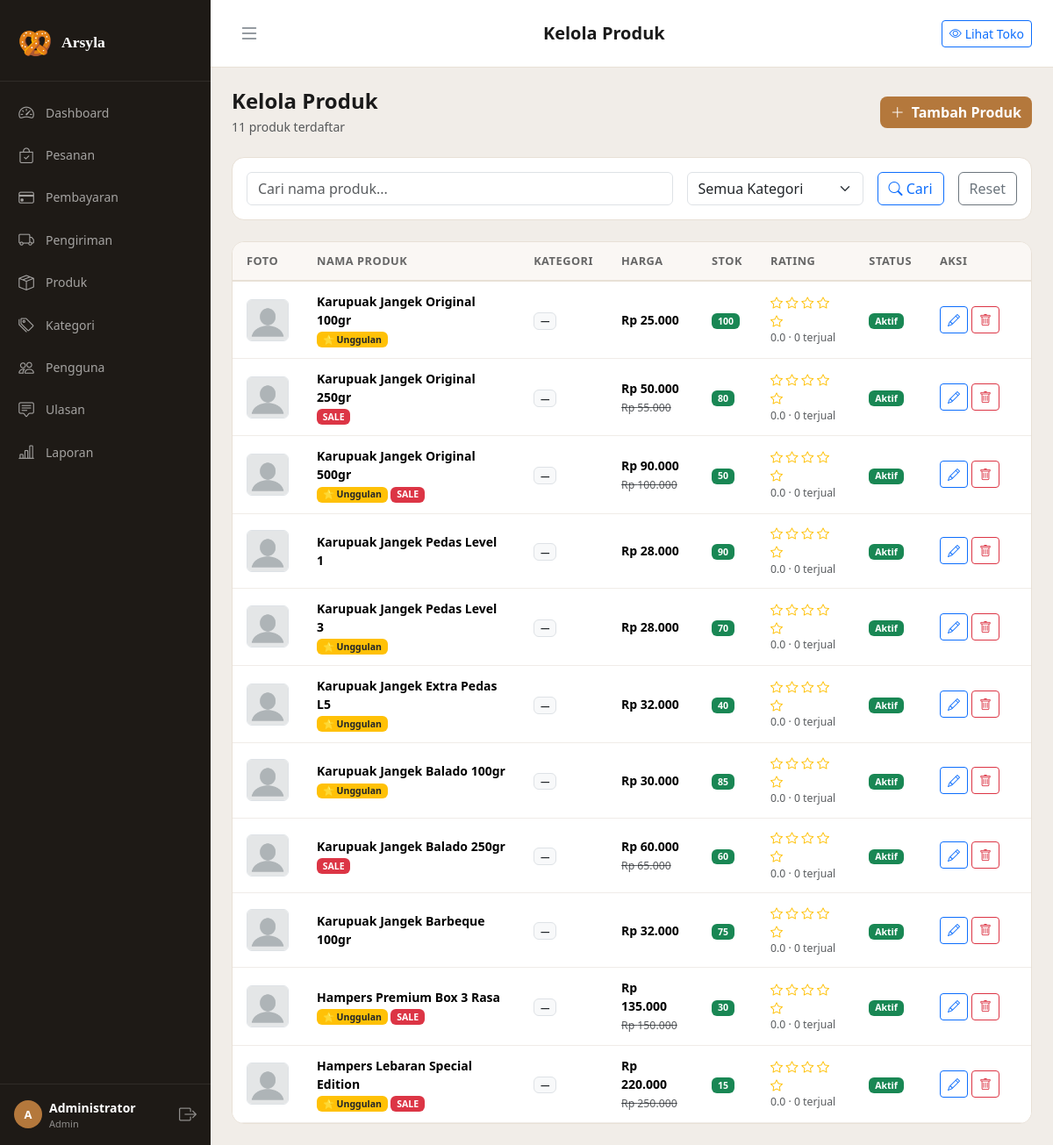
/admin/products (signed in), run on an earlier commit of the app's database.
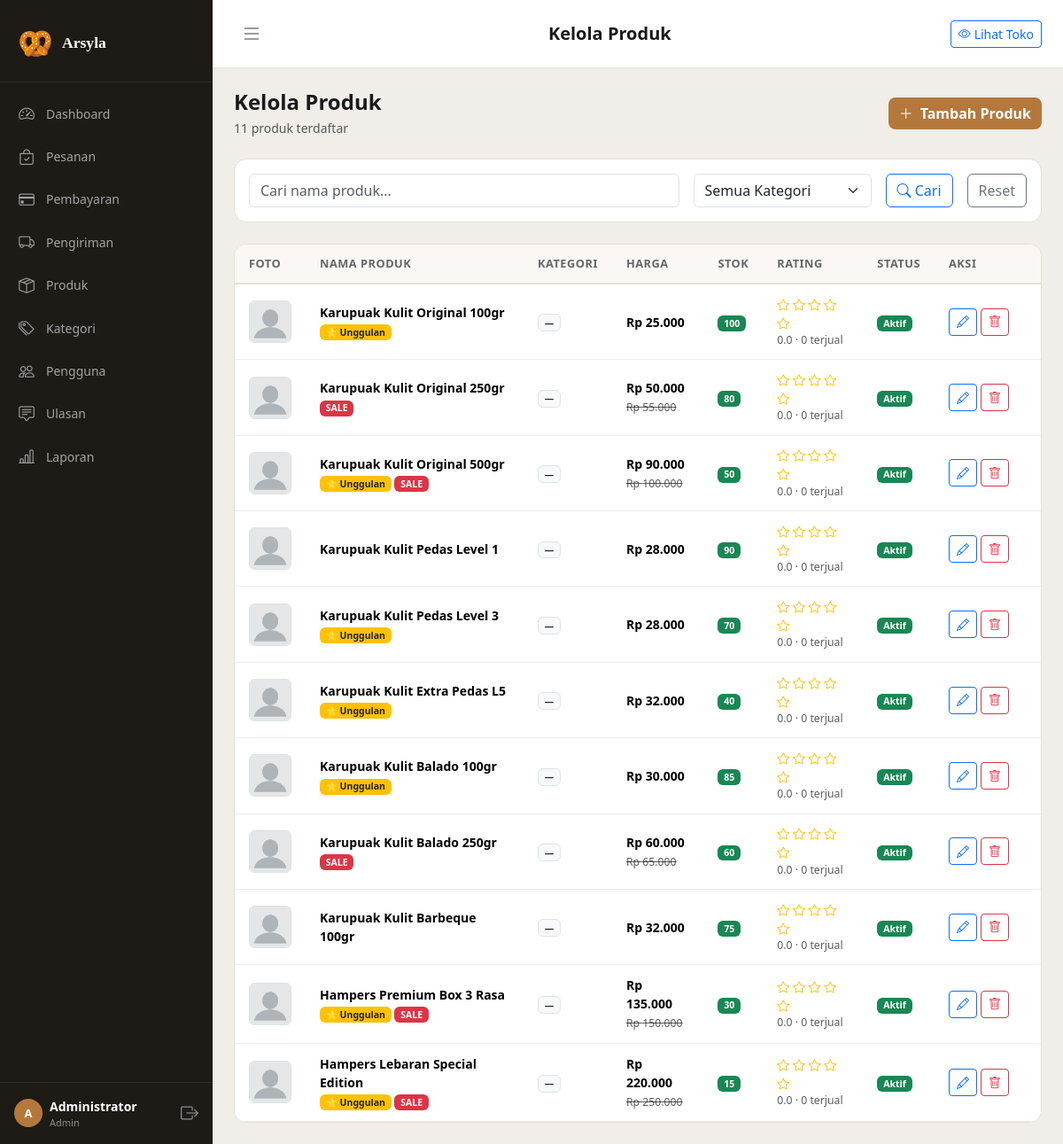
And on a later commit of the database.
### tables this page shows
CREATE TABLE IF NOT EXISTS `products` (
    `id`           INT UNSIGNED AUTO_INCREMENT PRIMARY KEY,
    `category_id`  INT UNSIGNED NOT NULL,
    `name`         VARCHAR(200) NOT NULL,
    `slug`         VARCHAR(220) NOT NULL UNIQUE,
    `description`  TEXT DEFAULT NULL,
    `price`        DECIMAL(12,2) NOT NULL DEFAULT 0,
    `price_sale`   DECIMAL(12,2) DEFAULT NULL,
    `stock`        INT NOT NULL DEFAULT 0,
    `weight`       INT NOT NULL DEFAULT 100 COMMENT 'gram, untuk hitung ongkir',
    `image`        VARCHAR(255) DEFAULT NULL,
    `is_active`    TINYINT(1) NOT NULL DEFAULT 1,
    `is_featured`  TINYINT(1) NOT NULL DEFAULT 0,
    `sold_count`   INT NOT NULL DEFAULT 0,
    `rating_avg`   DECIMAL(3,2) NOT NULL DEFAULT 0,
    `rating_count` INT NOT NULL DEFAULT 0,
    `created_at`   TIMESTAMP NOT NULL DEFAULT CURRENT_TIMESTAMP,
    `updated_at`   TIMESTAMP NOT NULL DEFAULT CURRENT_TIMESTAMP ON UPDATE CURRENT_TIMESTAMP,
    FOREIGN KEY (`category_id`) REFERENCES `categories`(`id`) ON DELETE RESTRICT
);

### app/Controllers/Admin/AdminProductController.php (called while the page is built, shortened)
<?php
class AdminProductController
{
    private Request  $req;
    private Response $res;
    public function __construct()
    {
        $this->req = new Request();
        $this->res = new Response();
    }
    public function index(): void
    {
        $result = (new GetProductListHandler())->handle(new GetProductListQuery(
            page: (int)$this->req->get('page', 1),
            perPage: 15,
            search: $this->req->get('q'),
            categoryId: $this->req->get('cat') ? (int)$this->req->get('cat') : null,
        ));
        $categories = (new MySQLCategoryRepository())->findAll(false);
        $this->res->render('admin.products.index', [
            'title'      => 'Kelola Produk',
            'products'   => $result['data'],
            'pagination' => $result,
            'categories' => $categories,
        ], 'admin');
    }
}

### core/Application.php (called while the page is built, shortened)
<?php
class Application
{
    private Router $router;
    public function __construct()
    {
        $this->router = new Router();
    }
    private function registerRoutes(): void
    {
        $r = $this->router;
    }
    public function run(): void
    {
        $request  = new Request();
        $response = new Response();
        $this->router->dispatch($request, $response);
    }
}

### index.php (called while the page is built, shortened)
<?php
spl_autoload_register(function (string $class): void {
    $map = [
        'Core\\'           => CORE_PATH . '/',
        'App\\'            => APP_PATH . '/',
        'Domain\\'         => SRC_PATH . '/Domain/',
        'Application\\'    => SRC_PATH . '/Application/',
        'Infrastructure\\' => SRC_PATH . '/Infrastructure/',
    ];
    foreach ($map as $prefix => $base) {
        if (str_starts_with($class, $prefix)) {
            $relative = substr($class, strlen($prefix));
            $file = $base . str_replace('\\', '/', $relative) . '.php';
            if (file_exists($file)) {
                return;
            }
        }
    }
});
require_once ROOT_PATH . '/config/database.php';
$app = new Application();
$app->run();

### src/Infrastructure/Persistence/MySQLProductRepository.php (called while the page is built, shortened)
<?php
class MySQLProductRepository implements ProductRepositoryInterface
{
    private \PDO $pdo;
    public function __construct()
    {
        $this->pdo = getDB();
    }
    public function findAll(array $filters = [], int $page = 1, int $perPage = 12): array
    {
        [$where, $params] = $this->buildWhere($filters);
        $sortBy  = in_array($filters['sort_by']  ?? '', ['price', 'name', 'rating_avg', 'sold_count', 'created_at'])
            ? $filters['sort_by'] : 'created_at';
        $sortDir = strtoupper($filters['sort_dir'] ?? 'DESC') === 'ASC' ? 'ASC' : 'DESC';
        $offset  = ($page - 1) * $perPage;
        $orderBy = $sortBy === 'rating_avg'
            ? 'CASE WHEN p.sold_count >= 500 THEN 5 WHEN p.sold_count >= 100 THEN 4 '
                . 'WHEN p.sold_count >= 50 THEN 3 WHEN p.sold_count >= 10 THEN 2 '
                . 'WHEN p.sold_count > 0 THEN 1 ELSE 0 END'
            : 'p.' . $sortBy;
        $sql = "
            SELECT p.*, c.name AS category_name
            FROM products p
            LEFT JOIN categories c ON c.id = p.category_id
            $where
            ORDER BY $orderBy $sortDir
            LIMIT :limit OFFSET :offset
        ";
        $stmt = $this->pdo->prepare($sql);
        foreach ($params as $k => $v) $stmt->bindValue($k, $v);
        $stmt->bindValue(':limit',  $perPage, \PDO::PARAM_INT);
        $stmt->bindValue(':offset', $offset,  \PDO::PARAM_INT);
        $stmt->execute();
        return array_map(fn($r) => Product::fromArray($r), $stmt->fetchAll());
    }
    private function buildWhere(array $filters): array
    {
        $conditions = [];
        $params     = [];
        if (isset($filters['is_active'])) {
            $conditions[] = 'p.is_active = :is_active';
            $params[':is_active'] = $filters['is_active'];
        }
        $where = $conditions ? 'WHERE ' . implode(' AND ', $conditions) : '';
        return [$where, $params];
    }
}

### config/database.php (called while the page is built, shortened)
<?php
function getDB(): PDO
{
    static $pdo = null;
    if ($pdo === null) {
        $dsn = sprintf(
            'mysql:host=%s;port=%s;dbname=%s;charset=%s',
            DB_HOST,
            DB_PORT,
            DB_NAME,
            DB_CHARSET
        );
        try {
            $pdo = new PDO($dsn, DB_USER, DB_PASS, [
                PDO::ATTR_ERRMODE            => PDO::ERRMODE_EXCEPTION,
                PDO::ATTR_DEFAULT_FETCH_MODE => PDO::FETCH_ASSOC,
                PDO::ATTR_EMULATE_PREPARES   => false,
            ]);
        } catch (PDOException $e) {
            if (APP_DEBUG) {
                die('<h2>Database Error: ' . $e->getMessage() . '</h2>');
            }
            die('<h2>Koneksi database gagal. Pastikan XAMPP MySQL berjalan.</h2>');
        }
    }
    return $pdo;
}

### src/Application/Queries/Product/GetProductListHandler.php (called while the page is built, shortened)
<?php
class GetProductListHandler implements QueryHandlerInterface
{
    private MySQLProductRepository $repo;
    public function __construct()
    {
        $this->repo = new MySQLProductRepository();
    }
    public function handle(object $query): array
    {
        $filters = ['is_active' => 1];
        $filters['sort_by']  = $query->sortBy;
        $filters['sort_dir'] = $query->sortDir;
        $total    = $this->repo->countAll($filters);
        $products = $this->repo->findAll($filters, $query->page, $query->perPage);
        return [
            'data'        => $products,
            'total'       => $total,
            'page'        => $query->page,
            'per_page'    => $query->perPage,
            'total_pages' => (int)ceil($total / $query->perPage),
        ];
    }
}

### src/Domain/Product/Entities/Product.php (called while the page is built, shortened)
<?php
class Product
{
    public function effectivePrice(): float
    {
        return $this->priceSale ?? $this->price;
    }
    public function isOnSale(): bool
    {
        return $this->priceSale !== null && $this->priceSale < $this->price;
    }
    public function automaticRating(): int
    {
        return $this->soldCount > 0 ? 1 : 0;
    }
    public function imageUrl(): string
    {
        return APP_URL . '/public/img/no-image.png';
    }
    public static function fromArray(array $data): self
    {
        return new self(
            id: $data['id'] ?? null,
            categoryId: $data['category_id'],
            name: $data['name'],
            slug: $data['slug'],
            description: $data['description'] ?? null,
            price: (float)$data['price'],
            priceSale: isset($data['price_sale']) ? (float)$data['price_sale'] : null,
            stock: (int)$data['stock'],
            weight: (int)($data['weight'] ?? 100),
            image: $data['image'] ?? null,
            isActive: (bool)($data['is_active'] ?? true),
            isFeatured: (bool)($data['is_featured'] ?? false),
            soldCount: (int)($data['sold_count'] ?? 0),
            ratingAvg: (float)($data['rating_avg'] ?? 0),
            ratingCount: (int)($data['rating_count'] ?? 0),
        );
    }
}

### core/Request.php (called while the page is built, shortened)
<?php
class Request
{
    public function method(): string
    {
        return strtoupper($_SERVER['REQUEST_METHOD'] ?? 'GET');
    }
    public function url(): string
    {
        $uri = $_SERVER['REQUEST_URI'] ?? '/';
        $basePath = defined('APP_BASE_PATH') ? APP_BASE_PATH : '';
        if ($basePath !== '' && str_starts_with($uri, $basePath)) {
            $uri = substr($uri, strlen($basePath));
        }
        return trim($uri, '/');
    }
}

### app/Views/admin/products/index.php (the view, shortened to what the changed rows need)
<div class="d-flex justify-content-between align-items-center mb-4 flex-wrap gap-3">
    <div>
        <h4 class="fw-bold mb-1">Kelola Produk</h4>
        <p class="text-muted small mb-0"><?= $pagination['total'] ?> produk terdaftar</p>
    </div>
    <a href="<?= APP_URL ?>/admin/products/create" class="btn ka-btn-primary">
        <i class="bi bi-plus-lg me-2"></i>Tambah Produk
    </a>
</div>
<div class="ka-card mb-4">
    <form method="GET" action="<?= APP_URL ?>/admin/products" class="p-3 d-flex gap-3 flex-wrap align-items-end">
        <div class="flex-grow-1">
            <input type="text" name="q" class="form-control" placeholder="Cari nama produk..."
                value="<?= htmlspecialchars($_GET['q'] ?? '') ?>">
        </div>
        <div>
            <select name="cat" class="form-select">
                <option value="">Semua Kategori</option>
            </select>
        </div>
        <button type="submit" class="btn btn-outline-primary"><i class="bi bi-search"></i> Cari</button>
        <a href="<?= APP_URL ?>/admin/products" class="btn btn-outline-secondary">Reset</a>
    </form>
</div>
<div class="ka-card">
    <div class="table-responsive">
        <table class="table ka-table mb-0">
            <thead>
                <tr>
                    <th width="60">Foto</th>
                    <th>Nama Produk</th>
                    <th>Kategori</th>
                    <th>Harga</th>
                    <th>Stok</th>
                    <th>Rating</th>
                    <th>Status</th>
                    <th width="120">Aksi</th>
                </tr>
            </thead>
            <tbody>
                <?php foreach ($products as $p): ?>
                    <tr>
                        <td>
                            <img src="<?= $p->imageUrl() ?>" width="48" height="48"
                                class="rounded-2 object-fit-cover border">
                        </td>
                        <td>
                            <div class="fw-semibold"><?= htmlspecialchars($p->name) ?></div>
                            <?php if ($p->isFeatured): ?>
                                <span class="badge bg-warning text-dark small">⭐ Unggulan</span>
                            <?php endif; ?>
                            <?php if ($p->isOnSale()): ?>
                                <span class="badge bg-danger small">SALE</span>
                            <?php endif; ?>
                        </td>
                        <td><span class="badge bg-light text-dark border"><?= htmlspecialchars($p->categoryName ?? '—') ?></span></td>
                        <td>
                            <div class="fw-semibold">Rp <?= number_format($p->effectivePrice(), 0, ',', '.') ?></div>
                            <?php if ($p->isOnSale()): ?>
                                <small class="text-muted text-decoration-line-through">Rp <?= number_format($p->price, 0, ',', '.') ?></small>
                            <?php endif; ?>
                        </td>
                        <td>
                            <span class="badge bg-<?= $p->stock <= 5 ? ($p->stock == 0 ? 'danger' : 'warning') : 'success' ?>">
                                <?= $p->stock ?>
                            </span>
                        </td>
                        <td>
                            <?php for ($i = 1; $i <= 5; $i++): ?>
                                <i class="bi bi-star<?= $i <= $p->automaticRating() ? '-fill' : '' ?> text-warning"></i>
                            <?php endfor; ?>
                            <div class="text-muted small">
                                <?= number_format($p->automaticRating(), 1) ?> · <?= $p->soldCount ?> terjual
                            </div>
                        </td>
                        <td>
                            <span class="badge bg-<?= $p->isActive ? 'success' : 'secondary' ?>">
                                <?= $p->isActive ? 'Aktif' : 'Nonaktif' ?>
                            </span>
                        </td>
                        <td>
                            <div class="d-flex gap-1">
                                <a href="<?= APP_URL ?>/admin/products/<?= $p->id ?>/edit"
                                    class="btn btn-sm btn-outline-primary" title="Edit">
                                    <i class="bi bi-pencil"></i>
                                </a>
                                <form method="POST" action="<?= APP_URL ?>/admin/products/<?= $p->id ?>/delete" onsubmit="return false" data-confirm="Hapus produk ini?">
                                    <button type="submit" class="btn btn-sm btn-outline-danger" title="Hapus">
                                        <i class="bi bi-trash"></i>
                                    </button>
                                </form>
                            </div>
                        </td>
                    </tr>
                <?php endforeach; ?>
            </tbody>
        </table>
    </div>
</div>

### core/Router.php (shortened to what the changed rows need)
<?php
class Router
{
    private array $routes = [];
    public function get(string $path, string $handler): void
    {
        $this->routes['GET'][$path] = $handler;
    }
    public function post(string $path, string $handler): void
    {
        $this->routes['POST'][$path] = $handler;
    }
    public function dispatch(Request $request, Response $response): void
    {
        $method = $request->method();
        $url    = $request->url();
        foreach (($this->routes[$method] ?? []) as $route => $handler) {
            $pattern = $this->buildPattern($route);
            if (preg_match($pattern, $url, $matches)) {
                array_shift($matches);
                $params = array_values($matches);
                [$controllerName, $action] = explode('@', $handler);
                $controller = new $fullClass();
                call_user_func_array([$controller, $action], $params);
                return;
            }
        }
    }
    private function buildPattern(string $route): string
    {
        $pattern = preg_replace('/\{[a-zA-Z_]+\}/', '([^/]+)', $route);
        return '#^' . $pattern . '$#';
    }
}

What changed in the data, as far as the page shows it:
changed products: name "Karupuak Jangek Original 100gr" → "Karupuak Kulit Original 100gr"
changed products: name "Karupuak Jangek Original 250gr" → "Karupuak Kulit Original 250gr"
changed products: name "Karupuak Jangek Original 500gr" → "Karupuak Kulit Original 500gr"
changed products: name "Karupuak Jangek Pedas Level 1" → "Karupuak Kulit Pedas Level 1"
changed products: name "Karupuak Jangek Pedas Level 3" → "Karupuak Kulit Pedas Level 3"
changed products: name "Karupuak Jangek Extra Pedas L5" → "Karupuak Kulit Extra Pedas L5"
changed products: name "Karupuak Jangek Balado 100gr" → "Karupuak Kulit Balado 100gr"
changed products: name "Karupuak Jangek Balado 250gr" → "Karupuak Kulit Balado 250gr"
changed products: name "Karupuak Jangek Barbeque 100gr" → "Karupuak Kulit Barbeque 100gr"
